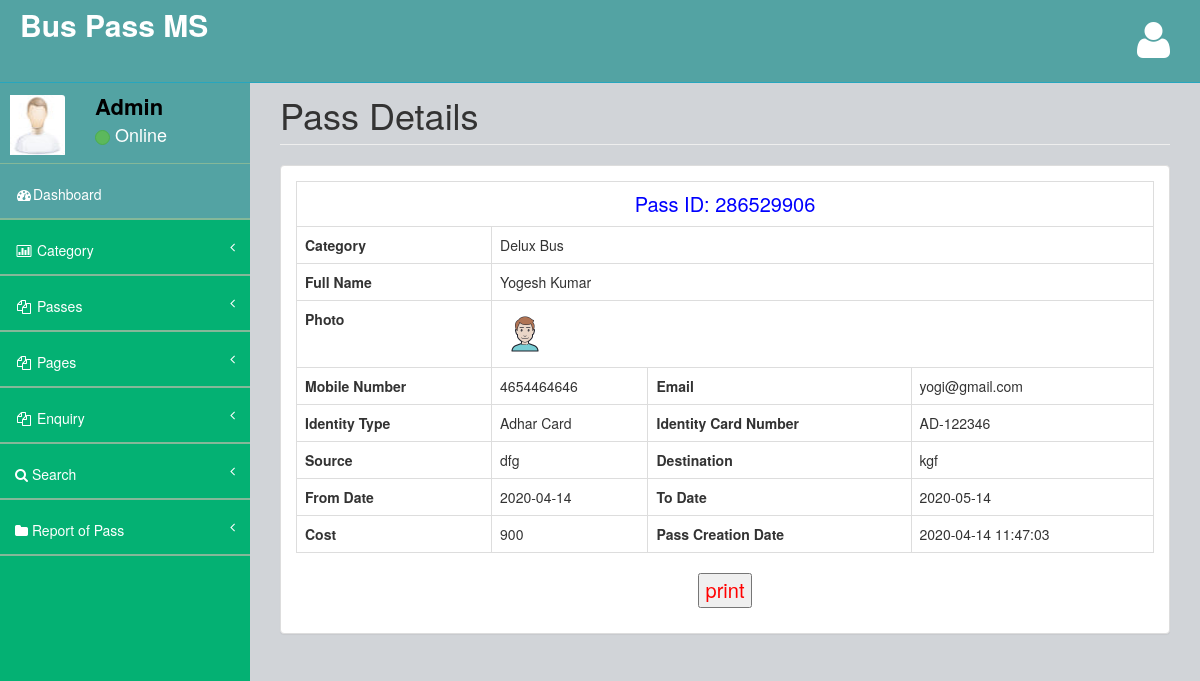
/admin/view-pass-detail.php?viewid=1 (signed in), run on the app's committed database.
### tables this page shows
CREATE TABLE `tblpass` (
  `ID` int(10) NOT NULL,
  `PassNumber` varchar(200) DEFAULT NULL,
  `FullName` varchar(200) DEFAULT NULL,
  `ProfileImage` varchar(200) DEFAULT NULL,
  `ContactNumber` bigint(10) DEFAULT NULL,
  `Email` varchar(200) DEFAULT NULL,
  `IdentityType` varchar(200) DEFAULT NULL,
  `IdentityCardno` varchar(200) DEFAULT NULL,
  `Category` varchar(100) DEFAULT NULL,
  `Source` varchar(200) DEFAULT NULL,
  `Destination` varchar(200) DEFAULT NULL,
  `FromDate` varchar(200) DEFAULT NULL,
  `ToDate` varchar(200) DEFAULT NULL,
  `Cost` decimal(10,0) DEFAULT NULL,
  `PasscreationDate` timestamp NULL DEFAULT current_timestamp()
);

### admin/view-pass-detail.php (the view, shortened to what this page needs)
<?php
include('includes/dbconnection.php');
if (strlen($_SESSION['bpmsaid']==0)) {
  header('location:logout.php');
  } else{
?>
<!DOCTYPE html>
<html>
<head>
    <link href="assets/plugins/bootstrap/bootstrap.css" rel="stylesheet" />
    <link href="assets/font-awesome/css/font-awesome.css" rel="stylesheet" />
    <link href="assets/plugins/pace/pace-theme-big-counter.css" rel="stylesheet" />
   <link href="assets/css/style.css" rel="stylesheet" />
      <link href="assets/css/main-style.css" rel="stylesheet" />
</head>
<body>
    <div id="wrapper">
      <?php include_once('includes/header.php');?>
        <?php include_once('includes/sidebar.php');?>
          <div id="page-wrapper">
            <div class="row">
                <div class="col-lg-12">
                    <h1 class="page-header">Pass Details</h1>
                </div>
            </div>
            <div class="row">
                <div class="col-lg-12">
                    <div class="panel panel-default">
                        <div class="panel-body">
                            <div class="row" id="divToPrint">
                                <div class="col-lg-12">
                                   <?php
$vid=$_GET['viewid'];
$sql="SELECT * from  tblpass where ID=$vid";
$query = $dbh -> prepare($sql);
$query->execute();
$results=$query->fetchAll(PDO::FETCH_OBJ);
$cnt=1;
if($query->rowCount() > 0)
{
foreach($results as $row)
{               ?>
                                    <table border="1" class="table table-bordered" >
                                    <tr align="center">
<td colspan="6" style="font-size:20px;color:blue">
 Pass ID: <?php  echo ($row->PassNumber);?></td></tr>
   <tr>
        <th scope>Category</th>
    <td colspan="3"><?php  echo ($row->Category);?></td>
  </tr>
<tr>
    <th scope>Full Name</th>
    <td colspan="3"><?php  echo ($row->FullName);?></td>
  </tr>
  <tr>
    <th scope>Photo</th>
    <td colspan="3"><img src="images/<?php  echo ($row->ProfileImage);?>" width="50" height="50"></td>
  </tr>
  <tr>
    <th scope>Mobile Number</th>
    <td><?php  echo ($row->ContactNumber);?></td>
    <th scope>Email</th>
    <td><?php  echo ($row->Email);?></td>
  </tr>
<tr>
    <th scope>Identity Type</th>
    <td><?php  echo ($row->IdentityType);?></td>
    <th scope>Identity Card Number</th>
    <td><?php  echo ($row->IdentityCardno);?></td>
  </tr>
  <tr>
    <th scope>Source</th>
    <td><?php  echo ($row->Source);?></td>
    <th scope>Destination</th>
    <td><?php  echo ($row->Destination);?></td>
  </tr>
<tr>
    <th scope>From Date</th>
    <td><?php  echo ($row->FromDate);?></td>
    <th scope>To Date</th>
    <td><?php  echo ($row->ToDate);?></td>
  </tr>
  <tr>
    <th scope>Cost</th>
    <td><?php  echo ($row->Cost);?></td>
    <th scope>Pass Creation Date</th>
    <td><?php  echo ($row->PasscreationDate);?></td>
  </tr>
   <?php $cnt=$cnt+1;}} ?>
   </table>
   <p style="text-align: center;font-size: 20px;color: red">
  <input type="button" value="print" onclick="PrintDiv();" /></p>
                                </div>
                            </div>
                        </div>
                    </div>
                </div>
            </div>
        </div>
    </div>
</body>
</html>
<?php }  ?>

### admin/includes/sidebar.php (shortened to what this page needs)
<?php
include('includes/dbconnection.php');
?>
        <nav class="navbar-default navbar-static-side" role="navigation">
            <div class="sidebar-collapse">
                <ul class="nav" id="side-menu">
                    <li>
                        <div class="user-section">
                            <div class="user-section-inner">
                                <img src="assets/img/user.jpg" alt="">
                            </div>
                            <div class="user-info">
                                <?php
$aid=$_SESSION['bpmsaid'];
$sql="SELECT AdminName from  tbladmin where ID=:aid";
$query = $dbh -> prepare($sql);
$query->bindParam(':aid',$aid,PDO::PARAM_STR);
$query->execute();
$results=$query->fetchAll(PDO::FETCH_OBJ);
$cnt=1;
if($query->rowCount() > 0)
{
foreach($results as $row)
{               ?>
                                <div><strong><?php  echo $row->AdminName;?></strong></div>
                                <div class="user-text-online">
                                    <span class="user-circle-online btn btn-success btn-circle "></span>&nbsp;Online
                                </div>
                            </div>
                            <?php $cnt=$cnt+1;}} ?>
                        </div>
                    </li>
                    <li class="selected">
                        <a href="dashboard.php"><i class="fa fa-dashboard fa-fw"></i>Dashboard</a>
                    </li>
                    <li>
                        <a href="#"><i class="fa fa-bar-chart-o fa-fw"></i> Category<span class="fa arrow"></span></a>
                    </li>
                    <li>
                        <a href="#"><i class="fa fa-files-o fa-fw"></i> Passes<span class="fa arrow"></span></a>
                    </li>
                    <li>
                        <a href="#"><i class="fa fa-files-o fa-fw"></i> Pages<span class="fa arrow"></span></a>
                    </li>
                    <li>
                        <a href="#"><i class="fa fa-files-o fa-fw"></i> Enquiry<span class="fa arrow"></span></a>
                    </li>
                    <li>
                        <a href="search-pass.php"><i class="fa fa-search"></i>  Search<span class="fa arrow"></span></a>
                        </li>
                        <li>
                        <a href="pass-bwdates-report.php"><i class="fa fa-folder"></i>  Report of Pass<span class="fa arrow"></span></a>
                        </li>
                </ul>
            </div>
        </nav>

### admin/assets/css/style.css (style rules this page uses)
body { background-color: #f8f8f8; }
#wrapper { width: 100%; margin-top: 55px!important; background-color:#04B173; }
#page-wrapper { padding: 0 15px; min-height: 568px; background-color:rgb(209, 212, 216); }
.navbar-static-side ul li { border-bottom:1px solid #84B899 !important; }
.arrow { float: right; }
.fa.arrow:before { content: "\f104"; }
@media (min-width:768px) { .navbar-static-side { z-index: 1; position: absolute; width: 250px; } }
.btn-circle { width: 30px; height: 30px; padding: 6px 0; border-radius: 15px; text-align: center; font-size: 12px; line-height: 1.428571429; }

### admin/assets/css/main-style.css (style rules this page uses)
.user-section-inner { height: 65px; width: 65px; -moz-border-radius: 3px; -webkit-border-radius: 3px; border-radius: 3px; overflow: hidden; display: inline-block; float: left; margin-right: 15px; margin-top: 20px; }
.user-section-inner img { margin-left:10px; width:55px; height:60px; }
.user-info { display: block; color:#000!important; display: inline-block; padding: 15px; margin-bottom: 0px }
.user-text-online { font-size:18px; color:#fff }
.user-circle-online { width: 15px!important; height: 15px!important; }
.nav > li > a { padding: 20px 15px; }
#side-menu { background-color:#04B173; }
#side-menu a { color:#fff; border-bottom: 1px solid #84B899 !important; height: 55px; }
.selected { background-color:rgb(83, 163, 163); }
.navbar-default { border-color: #27A6BE; }
@media (min-width:768px) { #page-wrapper { position: inherit; margin: 0 0 0 250px; padding: 0 30px; min-height: 1000px; } }

### data on the page
tblpass: PassNumber "286529906", Category "Delux Bus", FullName "Yogesh Kumar", ProfileImage (picture), ContactNumber "4654464646", Email "yogi@gmail.com", IdentityType "Adhar Card", IdentityCardno "AD-122346", Source "dfg", Destination "kgf", FromDate "2020-04-14", ToDate "2020-05-14", Cost "900", PasscreationDate "2020-04-14 11:47:03"

### other printed values
$row->AdminName "Admin"
